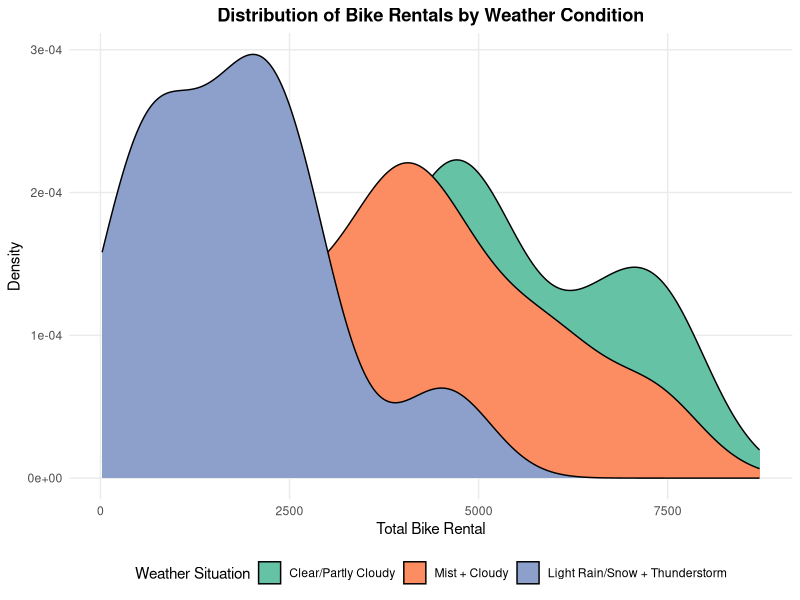
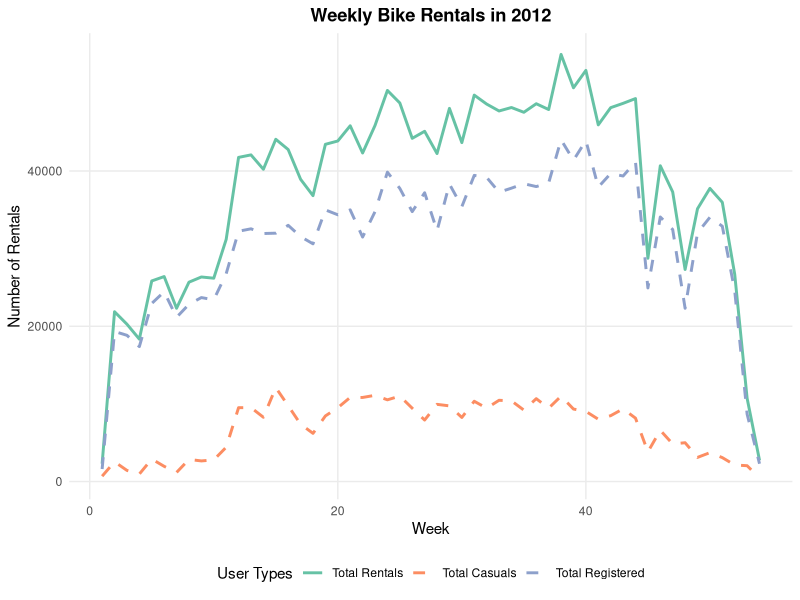
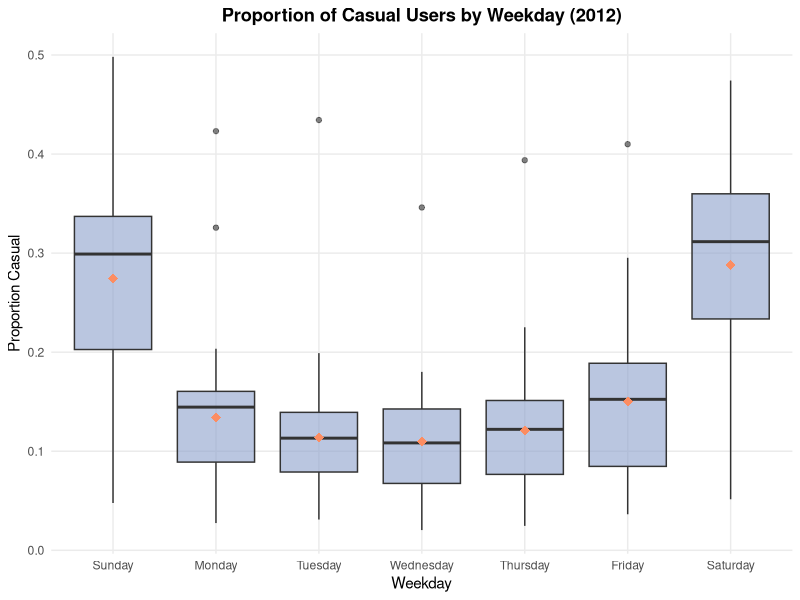
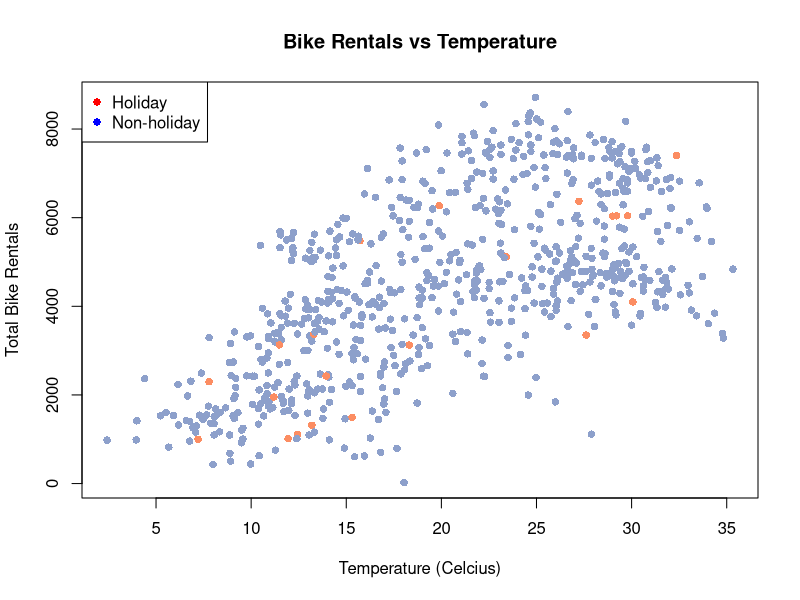

Write R code to recreate these figures, in order.
## ---- chunk 1
library(dplyr)
library(tidyverse)
library(rio)
library(ggplot2)
library(tidyr)
library(forcats)
## ---- chunk 2
bikes <- read.csv("Bikes_Washington.csv")
## ---- chunk 3
bikes$weather_lbs <- factor(bikes$weathersit,
                           levels = c(1, 2, 3),
                           labels = c("Clear/Partly Cloudy", 
                                      "Mist + Cloudy",
                                      "Light Rain/Snow + Thunderstorm"))

ggplot(bikes, aes(x = cnt, fill = weather_lbs)) +
  geom_density() +
  scale_fill_brewer(palette = "Set2") +
  labs(title = "Distribution of Bike Rentals by Weather Condition", x = "Total Bike Rental", 
       y = "Density", fill = "Weather Situation") +
  theme_minimal() +
  theme(plot.title = element_text(face = "bold", hjust = 0.5),
        legend.position = "bottom",
        panel.grid.minor = element_blank())

## ---- chunk 4
bikes$dteday <- as.Date(bikes$dteday)

bike_2012 <- bikes %>%
  filter(year(bikes$dteday) == 2012)

#starting jan 2012
bike_2012 <- bike_2012 %>%
  mutate(week_num = as.numeric(ceiling((bike_2012$dteday - as.Date("2012-01-01")) / 7)) + 1)

#by week
weekly_data <- bike_2012 %>%
  group_by(week_num) %>%
  summarize(
    total_cnt = sum(cnt),
    total_casual = sum(casual),
    total_registered = sum(registered)
  ) %>%
  pivot_longer(cols = c(total_cnt, total_casual, total_registered),
               names_to = "user_types",
               values_to = "rentals"
  )

#label
weekly_data$user_types <- factor(weekly_data$user_types,
                                 levels = c("total_cnt", "total_casual", "total_registered"),
                                 labels = c("Total Rentals", "Total Casuals", "Total Registered"))

ggplot(weekly_data, aes(x = week_num, y = rentals, color = user_types, linetype = user_types)) +
  geom_line(linewidth = 1) +
  scale_color_brewer(palette = "Set2", direction = 1) +
  scale_linetype_manual(values = c("Total Rentals" = "solid",
                          "Total Casuals" = "dashed",
                          "Total Registered" = "dashed")) +
  labs(title = "Weekly Bike Rentals in 2012", x = "Week", y = "Number of Rentals", color = "User Types", linetype = "User Types") +
  theme_minimal() +
  theme(plot.title = element_text(face = "bold", hjust = 0.5),
        legend.position = "bottom",
        panel.grid.minor = element_blank())
## ---- chunk 5
#Converting dates first 
bikes$dteday <- as.Date(bikes$dteday)

#Restrict to 2012 
bikes2012 <- bikes %>%
  filter(year(dteday)==2012)

#The proportion and weekday names
bikes2012 <- bikes2012 %>%
  mutate(prop_casual = casual / cnt, weekday = wday(dteday, label = TRUE, abbr = FALSE))

#The box plot itself 
ggplot(bikes2012, aes(x = weekday, y = prop_casual)) +
  geom_boxplot(fill = "#8DA0CB", alpha = 0.6) +
  stat_summary(fun = mean, geom = "point", shape = 18, size = 3, colour = "#FC8D62") +
  labs(title = "Proportion of Casual Users by Weekday (2012)",
  x = "Weekday", y = "Proportion Casual") +
  theme_minimal() + 
  theme(plot.title = element_text(face = "bold", hjust = 0.5),
        panel.grid.minor = element_blank())
## ---- chunk 6
#Denomarlize the temp column
bikes$temp_celsius <- bikes$temp * 41

#Scatterplot
cols <- ifelse(bikes$holiday == 1, "#FC8D62", "#8DA0CB")

plot(bikes$temp_celsius, bikes$cnt,
     col = cols,
     pch = 16,
     xlab = "Temperature (Celcius)",
     ylab = "Total Bike Rentals",
     main = "Bike Rentals vs Temperature")
legend("topleft",
       legend = c("Holiday", "Non-holiday"),
       col = c("red", "blue"),
       pch = 16)
